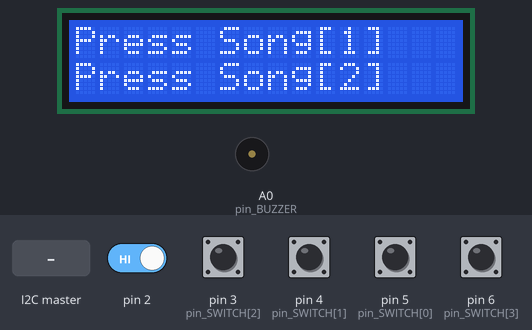
The sketch below on a simulated Arduino Uno, built with avr-gcc and run on an emulated ATmega328P. Shown: 16×2 character LCD, buzzer (waves = sounding). Inputs (shaded band) come from the test bench; at power-on: pin 2 HIGH, pin 3 (pin_SWITCH[2]), pin 4 (pin_SWITCH[1]), pin 5 (pin_SWITCH[0]), pin 6 (pin_SWITCH[3]) LOW. What the sketch prints to the serial monitor is not drawn.

Above: at 1.2 s.
1.3 s: the I2C master sends the byte 1
At 1.8 s:
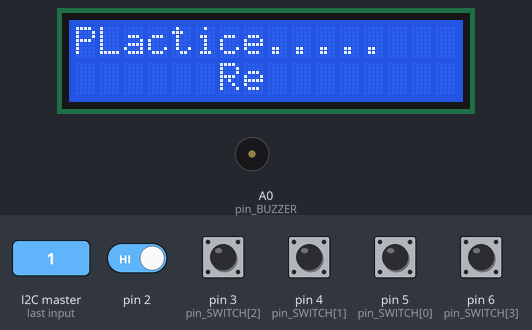
7.6 s: pin 4 (pin_SWITCH[1]) pulled HIGH for 1 s
At 8.7 s:
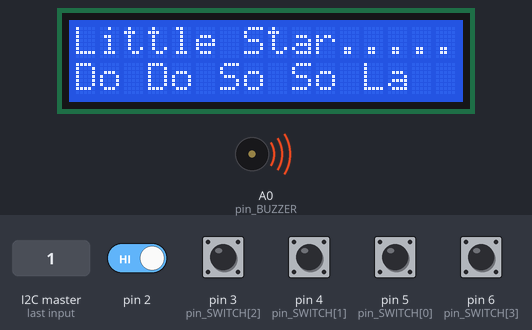
19.5 s: pin 2 driven LOW
At 20.4 s:
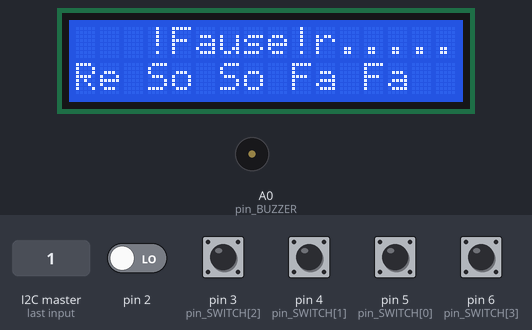
21.2 s: the I2C master sends the byte 0
At 22.3 s:
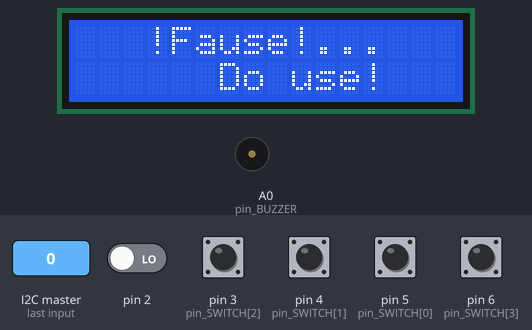
22.7 s: the I2C master sends the byte 2
At 23.5 s:
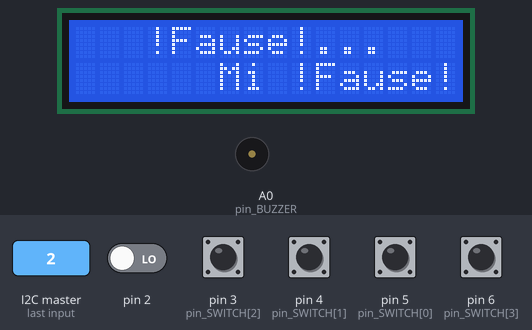
24.2 s: the I2C master sends the byte 90
At 24.6 s:
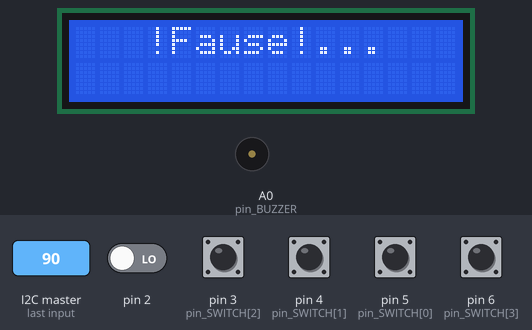
Timing chart, 0 to 26.7 s (numbered marks = the images above; inputs shaded):
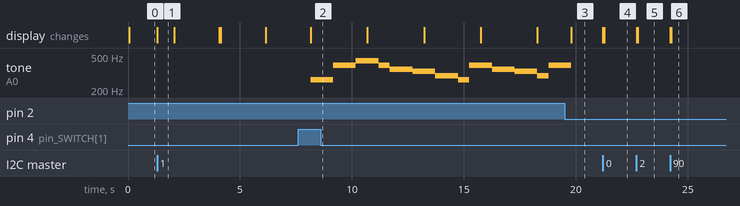

Measured:
- after the input at 1.3 s, the display: changes at once (image 1)
- after the input at 7.6 s, tone on A0 (pin_BUZZER): plays 262 Hz for 1.0 s, 392 Hz for 1.0 s, 440 Hz for 1.0 s, 392 Hz for 0.51 s, 349 Hz for 1.0 s, 330 Hz for 1.0 s … (13 notes in this stretch), starting after 0.55 s; the display: changes after 0.55 s (image 2)
- after the input at 19.5 s, the display: changes after 0.30 s (image 3)
- after the input at 21.2 s, the display: first changes at once (image 4 shows a later state)
- after the input at 22.7 s, the display: first changes at once (image 5 shows a later state)
- after the input at 24.2 s, the display: first changes at once (image 6 shows a later state)
- what the display in image 1 shows lasts 0.8 s, from 1.3 s to 2.1 s

The sketch:

mini_project_save.ino
```cpp
#include <Wire.h>
#include <LiquidCrystal.h>
LiquidCrystal lcd(13,12,11,10,9,8,7);

int Pitch_data[113]={
216, 311,349,311,349,349,466,415,391,349,391,391,466,523,349,311,466,466,391,466,466,523,//22
622,466,622,698,466,466,783,830,783,698,622, 698, 783,830,783,523,587,622,587,622,698,830,//22
783,698,622,783,698,659,698,523,587,587,783,932,783,622,466,622,698,466,466,783,830,783,698,//23
622, 698,523,587,659,587,622,698,830,783,698,622,783,698,659,698,783,987,1046,1174,523,587,//22
523,587,216, 311,349,311,349,349,466,415,391,349,391,391,466,523,349,311,466,466,391,466,466,523};//24
int pitch_data2[42]={262,262,392,392,440,440,392,349,349,330,330,294, //12
294,262,392,392,349,349,330,330,294,392,392,349,349,330,330,294, //18
262,262,392,392,440,440,392,349,349,330,330,294,294,262}; //16
int pitch_data3[10]={293,261,176,246,246,293,261,176,246,246};
int pin_BUZZER=A0;

int pin_SWITCH[4]={5,4,3,6};


volatile int i=0,j=0;
volatile int count =0;
int data=1;


void setup() {
  // put your setup code here, to run once:


  pinMode(pin_BUZZER,OUTPUT);
  pinMode(pin_SWITCH[0],INPUT);
  pinMode(pin_SWITCH[1],INPUT);
  pinMode(pin_SWITCH[2],INPUT);
  pinMode(pin_SWITCH[3],INPUT);

  attachInterrupt(digitalPinToInterrupt(2),switch_ISR,FALLING); // 핀번호,호출 함수,riTing(falling)
  Serial.begin(9600);
  Wire.begin(8);
  Wire.onReceive(receiveEvent);

}

void loop() {
  // put your main code here, to run repeatedly:
  lcd.begin(16,2);
  lcd.print("Press Song[1]");
  lcd.setCursor(0,1);
  lcd.print("Press Song[2]");
  delay(2000);
  lcd.clear();
  lcd.print("Exit [3]");
  lcd.setCursor(0,1);
  lcd.print("Pause [4]");
  delay(2000);
  lcd.clear();


  if(digitalRead(pin_SWITCH[0])){
      mode_1();
      delay(1000);
  }

  if(digitalRead(pin_SWITCH[1])){
      mode_2();
      delay(1000);
  }

  if(digitalRead(pin_SWITCH[3]))
  {
    mode_3();
    delay(1000);
  }

}
void switch_ISR()
{
  count++;
}
void mode_1()
{
      Serial.print("You are listening Cruel Engel");
      for(i=0; i<113; i++){
        if(count%2==0){
         lcd.clear();
         lcd.setCursor(0,1);
         lcd.print("Cruel Engel.....");
         tone(pin_BUZZER,Pitch_data[i]); // buzzer on - pitch geneLation
         delay(150); // waits for a second
         noTone(pin_BUZZER); // buzzer off

        while(count%2==1)
        {
          lcd.setCursor(0,0);
          lcd.print("   !Fause!");
          noTone(pin_BUZZER);
          if(digitalRead(pin_SWITCH[2]))
          return loop();
        }
        if(digitalRead(pin_SWITCH[2]))
         return loop();
        }
      }
    }
void mode_2()
{

     Serial.print("Little Star");
     for(j=0; j<42; j++){
      if(count%2==0){
         if(j>=0&&j<5)
         {
          lcd.clear();
          lcd.setCursor(0,0);
          lcd.print("Little Star.....");
          lcd.setCursor(0,1);
          lcd.print("Do Do So So La");
         }

         if(j>=5&&j<10)
         {
          lcd.clear();
          lcd.setCursor(0,0);
          lcd.print("Little Star.....");
          lcd.setCursor(0,1);
          lcd.print("La So Fa Fa Mi");
         }
         if(j>=10&&j<15)
         {
          lcd.clear();
          lcd.setCursor(0,0);
          lcd.print("Little Star.....");
          lcd.setCursor(0,1);
          lcd.print("Mi Re Re Do So");
         }
         if(j>=15&&j<20)
         {
          lcd.clear();
          lcd.setCursor(0,0);
          lcd.print("Little Star.....");
          lcd.setCursor(0,1);
          lcd.print("So Fa Fa Mi Mi");
         }
         if(j>=20&&j<25)
         {
          lcd.clear();
          lcd.setCursor(0,0);
          lcd.print("Little Star.....");
          lcd.setCursor(0,1);
          lcd.print("Re So So Fa Fa");
         }
         if(j>=25&&j<30)
         {
          lcd.clear();
          lcd.setCursor(0,0);
          lcd.print("Little Star.....");
          lcd.setCursor(0,1);
          lcd.print("Mi Mi Re Do Do");
         }
         if(j>=30&&j<35)
         {lcd.clear();
          lcd.setCursor(0,0);
         lcd.print("Little Star.....");
         lcd.setCursor(0,1);
         lcd.print("SoSo La La So");
         }
         if(j>=35&&j<40)
         {lcd.clear();
          lcd.setCursor(0,0);
         lcd.print("Little Star.....");
         lcd.setCursor(0,1);
         lcd.print("Fa Fa Mi Mi Re");
         }
         if(j>=40&&j<42)
         {lcd.clear();
          lcd.setCursor(0,0);
         lcd.print("Little Star.....");
         lcd.setCursor(0,1);
         lcd.print("Re Do");
         }
         tone(pin_BUZZER,pitch_data2[j]); // buzzer on - pitch geneLation
         delay(500); // waits for a second
         noTone(pin_BUZZER); // buzzer off

      while(count%2==1)
      {
        lcd.setCursor(0,0);
        lcd.print("   !Fause!");
        noTone(pin_BUZZER);
        if(digitalRead(pin_SWITCH[2]))
        return loop();
      }
      if(digitalRead(pin_SWITCH[2]))
      return loop();
    }
  }
}
void mode_3()
{
    lcd.clear();
    lcd.setCursor(0,0);
    lcd.print("Practice.....");
    lcd.setCursor(0,1);

}
void receiveEvent(int select)
{

  lcd.clear();
  int Number = Wire.read();
  lcd.setCursor(0,0);
  lcd.print("PLactice.....");
  lcd.setCursor(0,1);
  if(Number==0)
  lcd.print("      Do ");
  if(Number==1)
  lcd.print("      Re ");
  if(Number==2)
  lcd.print("      Mi ");
  if(Number==3)
  lcd.print("      Fa ");
  if(Number==4)
  lcd.print("      So ");
  if(Number==5)
  lcd.print("      La ");
  if(Number==6)
  lcd.print("      Ti ");
  if(Number==7)
  lcd.print("      Do ");
  if(Number==8)
  lcd.print("      Re ");
  if(Number==9)
  lcd.print("      Mi ");
  if(Number==10)
  lcd.print("      Fa ");
  if(Number==11)
  lcd.print("      So ");
  if(Number==12)
  lcd.print("      La ");
  if(Number==13)
  lcd.print("      Ti ");
  if(Number==14)
  lcd.print("      Do ");
  if(Number==15)
  lcd.print("      Do!! ");
  delay(10000);
}
```
